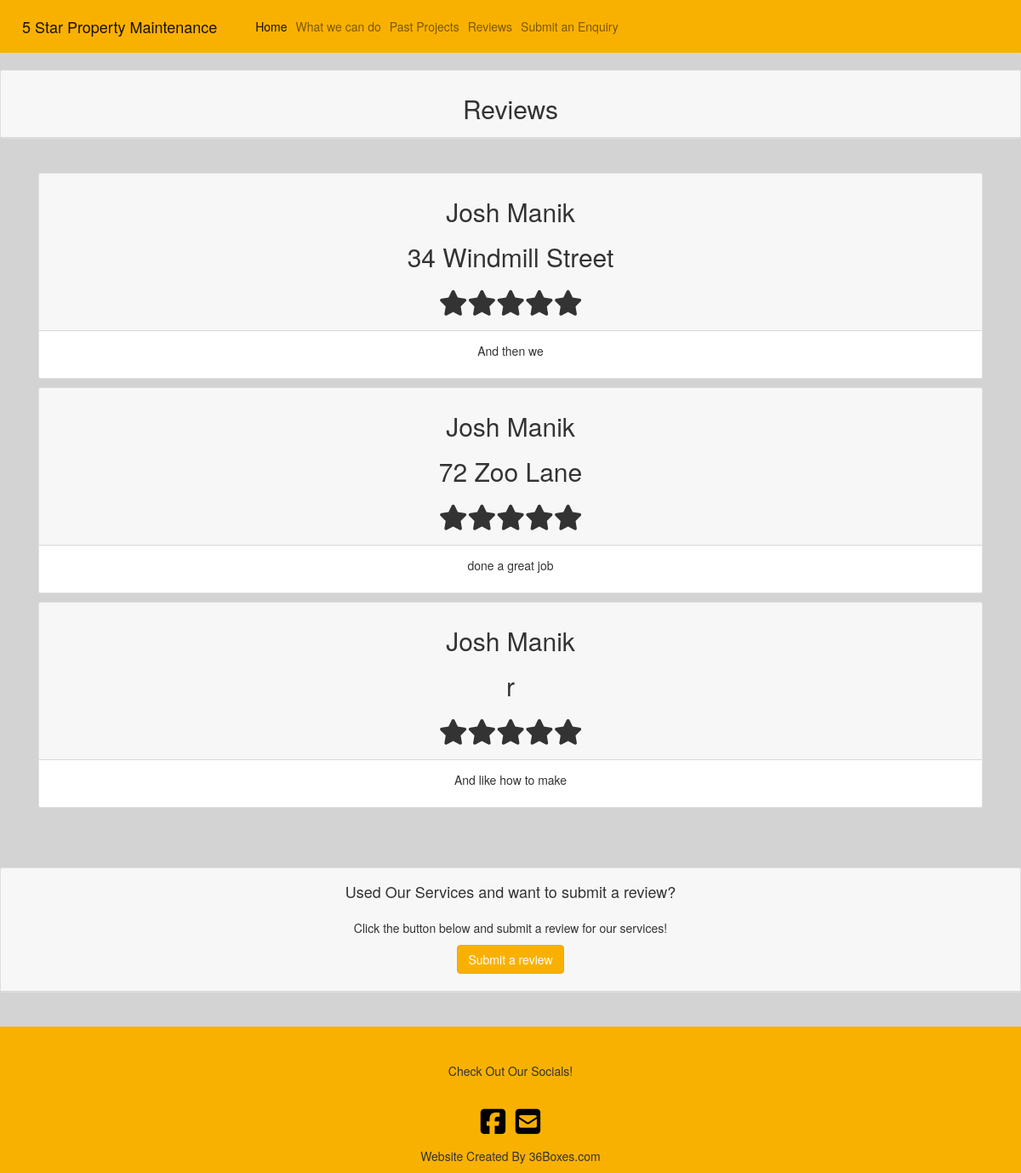
Screenshot of /testimonials with the database file from the repository.
### core/models.py (models this page shows, shortened)
class Review(models.Model):
    rating = models.CharField(choices=ratings, max_length=1)
    customer_name = models.CharField(max_length=100)
    review = models.TextField()
    project = models.OneToOneField(Before_and_afters, unique=True, on_delete=models.CASCADE,  blank=True, null=True)

class Before_and_afters(models.Model):
    project_name = models.CharField(max_length=100)
    is_there_before_photos = models.BooleanField(default=True)
    before_photo = models.ImageField(upload_to='before_and_afters/', blank=True,)
    before_description = models.CharField(max_length=300, null=True, blank=True,)
    after_photo = models.ImageField(upload_to='before_and_afters/')
    after_description = models.CharField(max_length=300)
    date = models.DateField()
    review_for_Project = models.OneToOneField('Review', unique=True, blank=True, null=True, on_delete=models.CASCADE)

### core/views.py (the view)
# urls.py: path('testimonials', views.reviews, name='reviews'),
def reviews(request):
    context = {
        'reviews' : Review.objects.all()
    }
    return render(request, 'core/reviews.html', context)

### templates/core/reviews.html (shortened to what this page needs)
{% extends "core/base.html" %}
{% block content %}
    <div class="page-wrapper-colour">
    <br>
        <div class="card">
            <div class="card-header text-center">
                <h2>Reviews</h2>
            </div>
        </div>
    <br>
    <br>
    <div class="container">
        {% for review in reviews %}
        <div class="row">
            <div class="col-lg">
                <div class="card mb-3">
                    <div class="card-header">
                        <h2 class="text-center">{{ review.customer_name }}</h2>
                        <div class="text-center"><h2>{{ review.project.project_name }}</h2></div>
                                            {% if review.rating == '5' %}
                        <h2 class="text-center"><i class="fas fa-star"></i><i class="fas fa-star"></i><i class="fas fa-star"></i><i class="fas fa-star"></i><i class="fas fa-star"></i></h2>
                        {% endif %}
                    </div>
                    <div class="card-body text-center">
                        <p>{{ review.review }}</p>
                    </div>
                </div>
            </div>
        </div>
            {% endfor %}
    </div>
    <br>
    <br>
    <br>
    <div class="row">
        <div class="col-lg">
            <div class="card">
                <div class="card-header">
                    <h4 class="text-center">Used Our Services and want to submit a review?</h4>
                    <div class="card-body text-center">
                        <p>Click the button below and submit a review for our services!</p>
                        <a href="{% url 'submit-a-review' %}" style="background-color: #f9b101" class="btn btn-warning text-white text-center">Submit a review</a>
                    </div>
                </div>
            </div>
        </div>
    </div>
    <br>
    <br>
        </div>
{% endblock content %}

### templates/core/base.html (shortened to what this page needs)
{% load static %}
<!DOCTYPE html>
<html lang="en">
<head>
    <link rel="stylesheet" href="https://maxcdn.bootstrapcdn.com/bootstrap/4.0.0/css/bootstrap.min.css">
    <link href="//maxcdn.bootstrapcdn.com/font-awesome/4.1.0/css/font-awesome.min.css" rel="stylesheet">
    <link href="https://maxcdn.bootstrapcdn.com/bootstrap/3.3.5/css/bootstrap.min.css" rel="stylesheet">
    <link rel="stylesheet" href="https://maxcdn.bootstrapcdn.com/bootstrap/3.4.0/css/bootstrap.min.css">
    <link rel="stylesheet" type="text/css" href="{% static 'core/base.css' %}">
</head>
<body>
    <nav style="background-color: #f9b101" class="navbar navbar-expand-lg navbar-light">
  <a class="navbar-brand" href="{% url 'home' %}">5 Star Property Maintenance</a>
  <div class="collapse navbar-collapse" id="navbarNavAltMarkup">
    <div class="navbar-nav">
      <a class="nav-item nav-link active" href="{% url 'home' %}">Home <span class="sr-only">(current)</span></a>
      <a class="nav-item nav-link" href="{% url 'about' %}">What we can do</a>
      <a class="nav-item nav-link" href="{% url 'past-projects' %}">Past Projects</a>
      <a class="nav-item nav-link" href="{% url 'reviews' %}">Reviews</a>
      <a class="nav-item nav-link" href="{% url 'enquiry' %}">Submit an Enquiry</a>
    </div>
  </div>
</nav>
{% block content %} {% endblock content %}
<footer style="background-color: #f9b101" class="page-footer font-small pt-4">
    <div class="text-center center-block">
                <br />
                <h5 class="footer-text">Check Out Our Socials!</h5>
                <br />
                    <a href="https://www.facebook.com/bootsnipp"><i style="color: black" id="social-fb" class="fab fa-facebook-square fa-3x social"></i></a>
                    <a href="mailto:bootsnipp@gmail.com"><i style="color: black" id="social-em" class="fa fa-envelope-square fa-3x social"></i></a>
            </div>
  <div class="footer-copyright text-center py-3">Website Created By 36Boxes.com
  </div>
</footer>
</body>
</html>

### core/static/core/base.css (style rules this page uses)
body { background-color: #f9b101; }
.page-wrapper-colour { background-color: #D3D3D3; }
.navbar-expand-lg { background-color: #f9b101; }
.navbar { margin-bottom: 0px; }
.social { -webkit-transform: scale(0.8); -moz-transform: scale(0.8); -o-transform: scale(0.8); -webkit-transition-duration: 0.5s; -moz-transition-duration: 0.5s; -o-transition-duration: 0.5s; }
.fa-envelope-square { color: white; }
.fa-facebook-square { color: white; }

### rows the page displays
Review: customer_name "Josh Manik", project.project_name "34 Windmill Street", rating "5" (drawn), review "And then we"
Review: customer_name "Josh Manik", project.project_name "72 Zoo Lane", rating "5" (drawn), review "done a great job"
Review: customer_name "Josh Manik", project.project_name "r", rating "5" (drawn), review "And like how to make"
